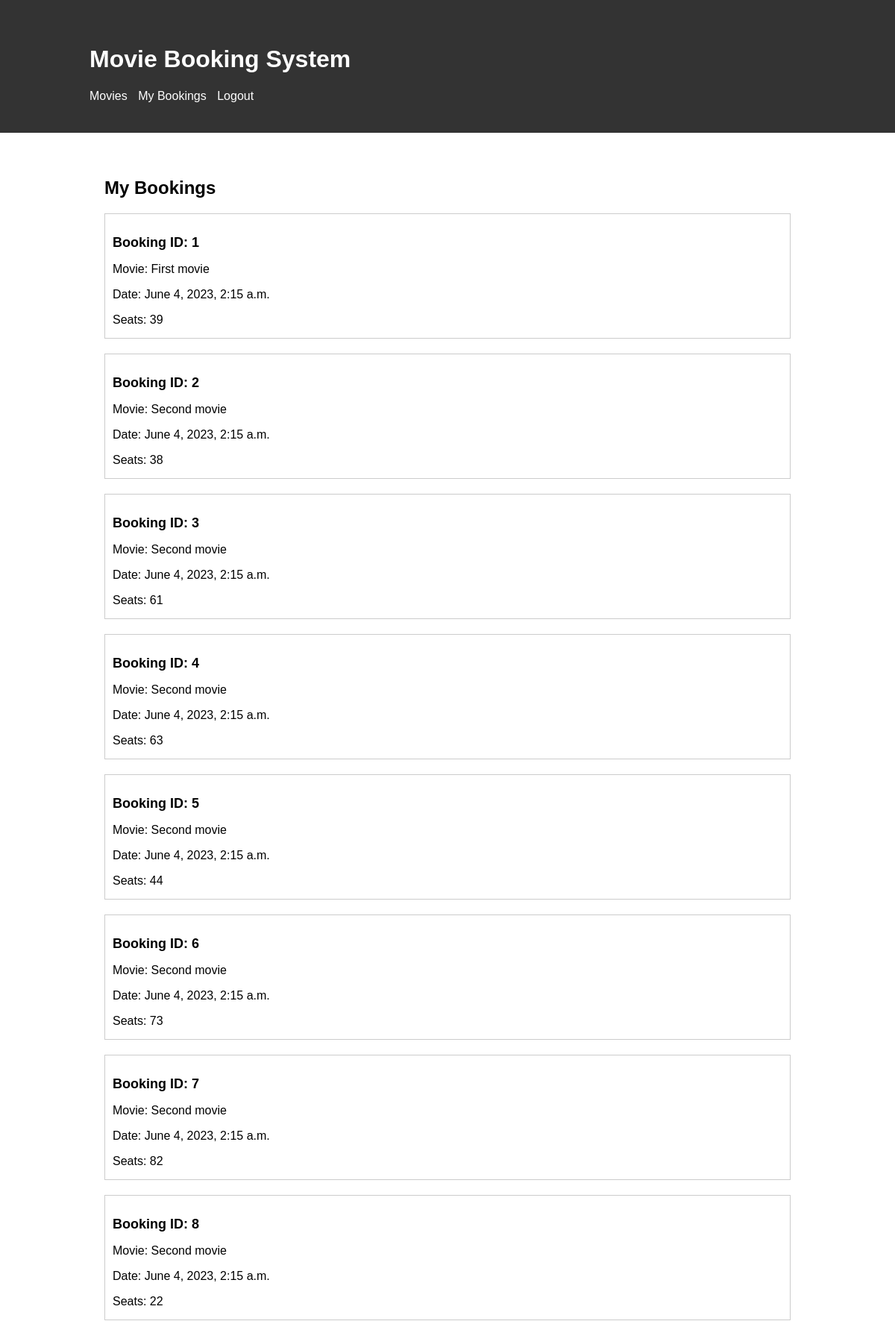
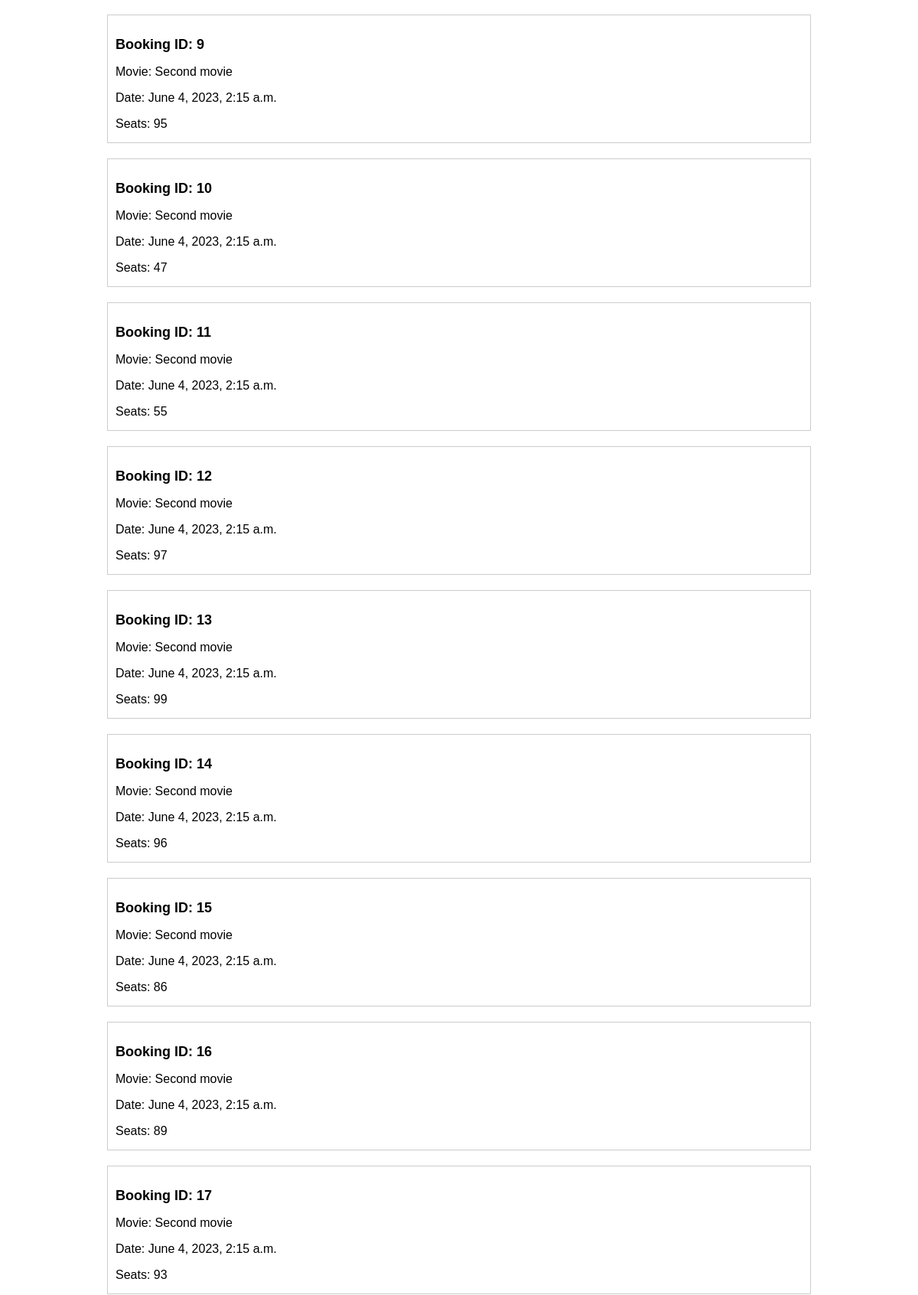
Screenshot of /movies/my-bookings/ (signed in, upper part) with the database file from the repository (2 pictures, top to bottom).
### movies/models.py (models this page shows, shortened)
class BookedSeatDetail(models.Model):
    movie = models.ForeignKey(Movie, on_delete=models.CASCADE)
    seat_number = models.PositiveIntegerField()
    is_booked = models.BooleanField(default=False)
    booking_date = models.DateTimeField(default=timezone.now)
    user = models.ForeignKey(settings.AUTH_USER_MODEL, on_delete=models.CASCADE)

class Movie(models.Model):
    title = models.CharField(max_length=200)
    description = models.TextField()
    release_date = models.DateField()
    added_by = models.ForeignKey(CustomUser, on_delete=models.CASCADE)
    image = models.ImageField(upload_to='movies/images', null=True, blank=True)
    total_seats = models.PositiveIntegerField(default=0)
    booked_seats = models.PositiveIntegerField(default=0)
    def __str__(self):
        return self.title

### movies/views.py (the view)
# urls.py: path('my-bookings/', my_bookings, name='my_bookings'),
@login_required
def my_bookings(request):
    bookings = BookedSeatDetail.objects.filter(user=request.user)
    return render(request, 'my_bookings.html', {'bookings': bookings})

### movies/templates/my_bookings.html (shortened to what this page needs)
{% extends 'base.html' %}
{% block content %}
<head>
</head>
<body>
    <div class="container">
        <h2>My Bookings</h2>
        {% if bookings %}
        {% for booking in bookings %}
        <div class="booking">
            <h3 class="booking-title">Booking ID: {{ booking.id }}</h3>
            <p class="booking-details">Movie: {{ booking.movie }}</p>
            <p class="booking-details">Date: {{ booking.booking_date }}</p>
            <p class="booking-details">Seats: {{ booking.seat_number }}</p>
        </div>
        {% endfor %}
        {% else %}
        <p>No bookings yet.</p>
        {% endif %}
    </div>
    {% endblock %}

### movies/templates/base.html (style rules this page uses)
body { font-family: Arial, sans-serif; margin: 0; padding: 0; }
.container { max-width: 960px; margin: 0 auto; padding: 20px; }

### movies/templates/my_bookings.html (style rules this page uses)
body { font-family: Arial, sans-serif; margin: 0; padding: 0; }
.container { max-width: 960px; margin: 0 auto; padding: 20px; }
.booking { margin-bottom: 20px; padding: 10px; border: 1px solid #ccc; }
.booking-title { font-size: 18px; margin-bottom: 10px; }
.booking-details { font-size: 16px; margin-bottom: 5px; }

### rows the page displays
BookedSeatDetail: id "1", movie "First movie", booking_date "June 4, 2023, 2:15 a.m.", seat_number "39"
BookedSeatDetail: id "2", movie "Second movie", booking_date "June 4, 2023, 2:15 a.m.", seat_number "38"
BookedSeatDetail: id "3", movie "Second movie", booking_date "June 4, 2023, 2:15 a.m.", seat_number "61"
BookedSeatDetail: id "4", movie "Second movie", booking_date "June 4, 2023, 2:15 a.m.", seat_number "63"
BookedSeatDetail: id "5", movie "Second movie", booking_date "June 4, 2023, 2:15 a.m.", seat_number "44"
BookedSeatDetail: id "6", movie "Second movie", booking_date "June 4, 2023, 2:15 a.m.", seat_number "73"
BookedSeatDetail: id "7", movie "Second movie", booking_date "June 4, 2023, 2:15 a.m.", seat_number "82"
BookedSeatDetail: id "8", movie "Second movie", booking_date "June 4, 2023, 2:15 a.m.", seat_number "22"
BookedSeatDetail: id "9", movie "Second movie", booking_date "June 4, 2023, 2:15 a.m.", seat_number "95"
BookedSeatDetail: id "10", movie "Second movie", booking_date "June 4, 2023, 2:15 a.m.", seat_number "47"
BookedSeatDetail: id "11", movie "Second movie", booking_date "June 4, 2023, 2:15 a.m.", seat_number "55"
BookedSeatDetail: id "12", movie "Second movie", booking_date "June 4, 2023, 2:15 a.m.", seat_number "97"
BookedSeatDetail: id "13", movie "Second movie", booking_date "June 4, 2023, 2:15 a.m.", seat_number "99"
BookedSeatDetail: id "14", movie "Second movie", booking_date "June 4, 2023, 2:15 a.m.", seat_number "96"
BookedSeatDetail: id "15", movie "Second movie", booking_date "June 4, 2023, 2:15 a.m.", seat_number "86"
BookedSeatDetail: id "16", movie "Second movie", booking_date "June 4, 2023, 2:15 a.m.", seat_number "89"
BookedSeatDetail: id "17", movie "Second movie", booking_date "June 4, 2023, 2:15 a.m.", seat_number "93"
